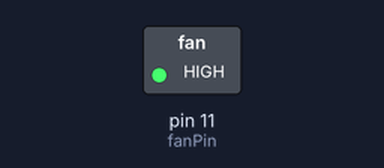
This sketch was run on a simulated Arduino Uno, built with avr-gcc and run on an emulated ATmega328P. Shown: switched loads named in the sketch (green lamp = pin HIGH).

Above: at 0.1 s.
Timing chart, 0 to 1.6 s (numbered marks = the images above):
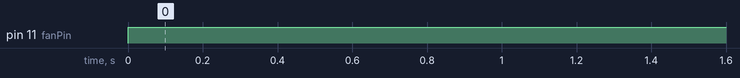

The sketch:

Fan.ino
```cpp
#define fanPin 11

void setup() {
  // put your setup code here, to run once:
  Serial.begin(115200);
  pinMode(fanPin,OUTPUT);
}

void loop() {
  // put your main code here, to run repeatedly:
  //delay(1000);
  digitalWrite(fanPin,HIGH);
  // delay(3000);
  // digitalWrite(fanPin,LOW);
}
```

Measured:
- by itself, pin 11 (fanPin): LOW → HIGH at 0.00 s
